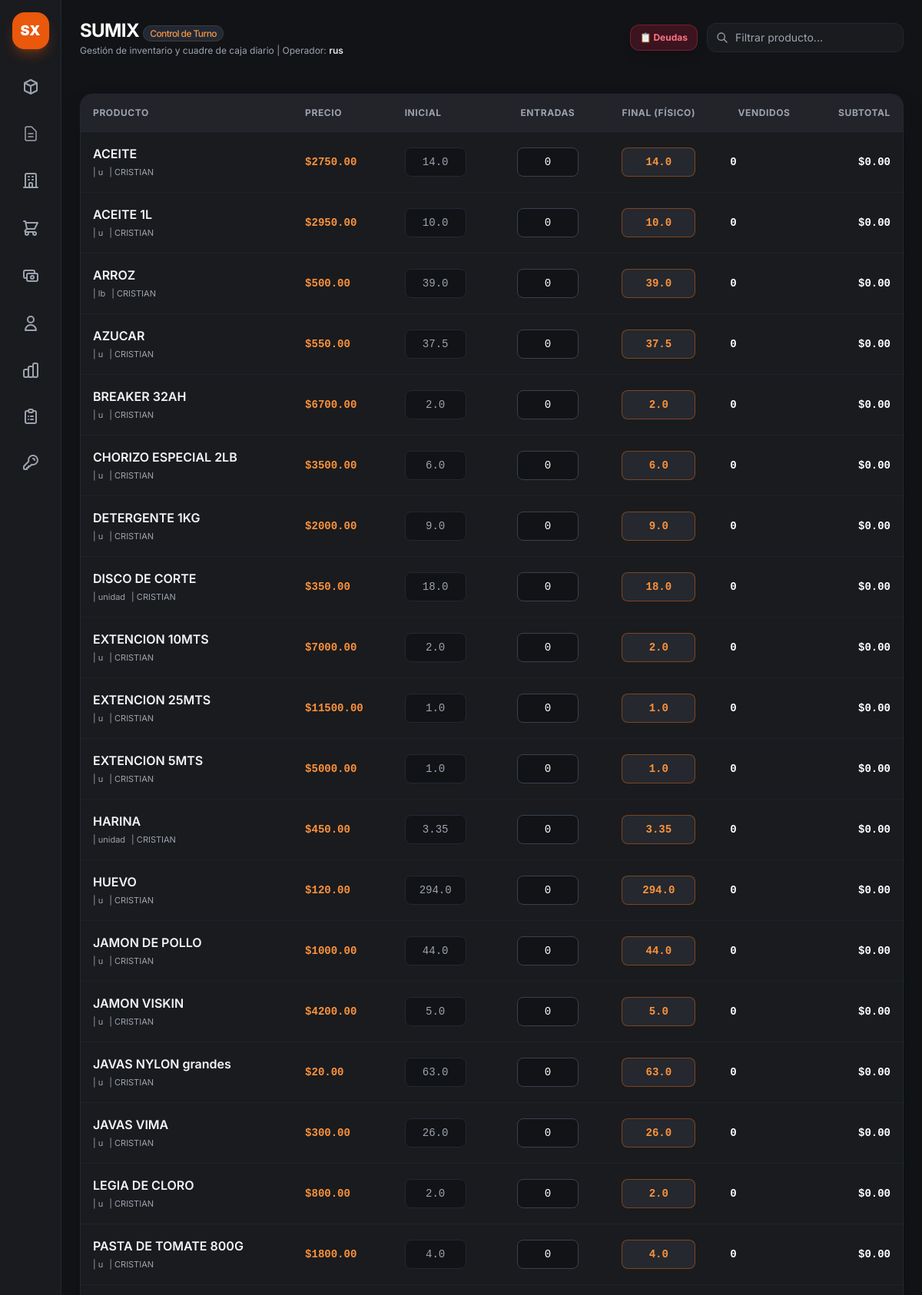
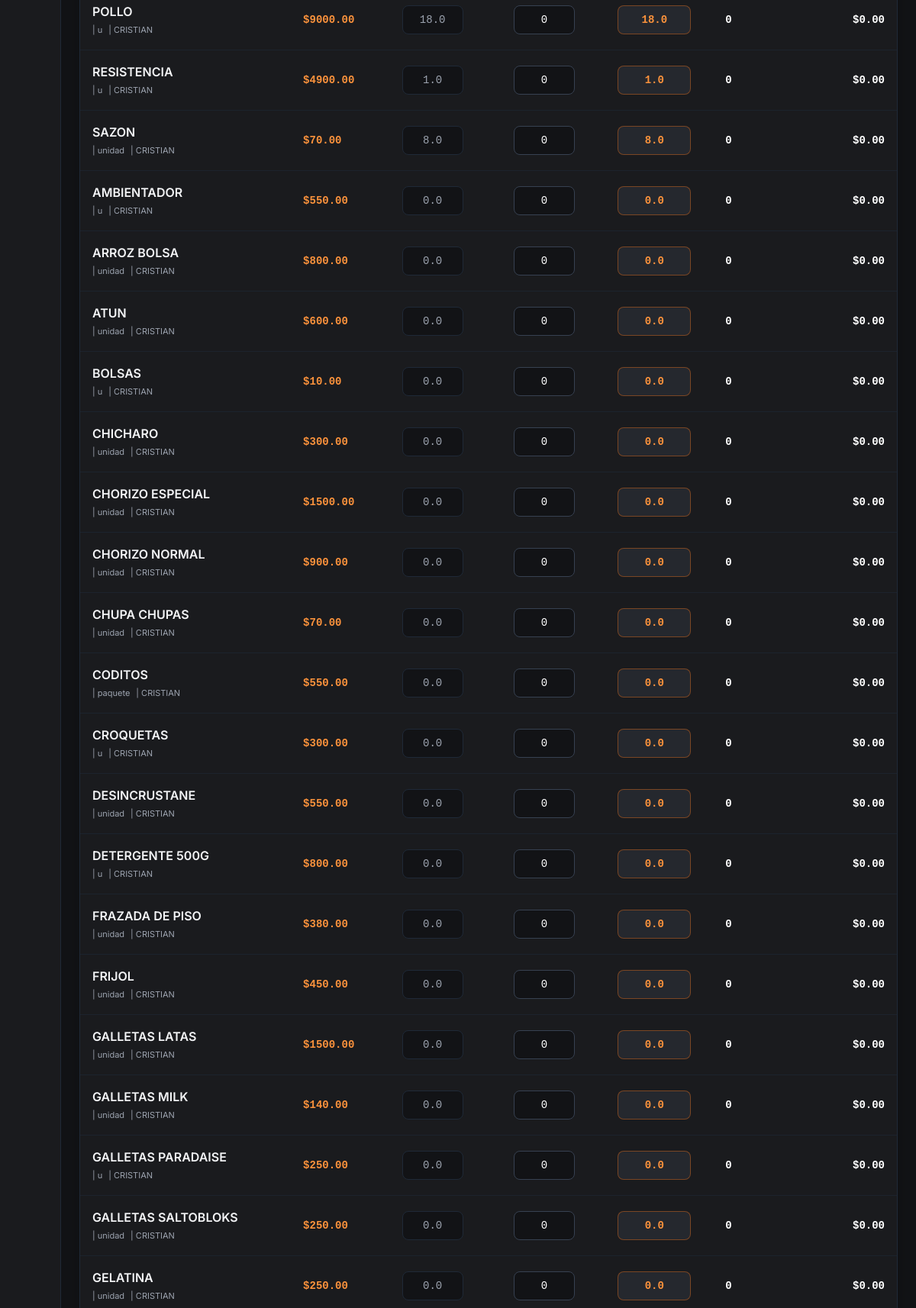
Screenshot of /cierre (signed in, upper part) with the database file from the repository (2 pictures, top to bottom).
### app.py (models this page shows, shortened)
class Usuario(db.Model):
    __tablename__ = 'usuarios'  # <-- ¡Aquí está la clave, en plural!
    id = db.Column(db.Integer, primary_key=True)
    username = db.Column(db.String(50), unique=True, nullable=False)
    password = db.Column(db.String(200), nullable=False)
    nombre = db.Column(db.String(100), nullable=False)
    rol = db.Column(db.String(50), nullable=False)  # <-- ¡Aquí está tu columna 'rol'!
    almacen_id = db.Column(db.Integer, db.ForeignKey('almacenes.id'), nullable=True)
    almacen = db.relationship('Almacen', backref='usuarios')

class Producto(db.Model):
    __tablename__ = 'productos'
    id = db.Column(db.Integer, primary_key=True)
    codigo = db.Column(db.String(50), nullable=True)
    nombre = db.Column(db.String(100), nullable=False)
    unidad_medida = db.Column(db.String(20), default='unidad')
    propietario_id = db.Column(db.Integer, db.ForeignKey('propietarios.id'), nullable=True)
    precio_costo = db.Column(db.Float, default=0.0)
    precio_venta = db.Column(db.Float, default=0.0)
    fecha_vencimiento = db.Column(db.Date, nullable=True)
    proveedor_id = db.Column(db.Integer, db.ForeignKey('proveedores.id'), nullable=True)
    proveedor = db.relationship('Proveedor', backref=db.backref('productos', lazy=True))
    estado_pago = db.Column(db.String(20), default="Pagado")
    monto_pendiente = db.Column(db.Float, default=0.0)
    fecha_creacion = db.Column(db.DateTime, default=datetime.utcnow)
    activo = db.Column(db.Boolean, default=True)
    stocks = db.relationship('StockAlmacen', backref='producto', cascade="all, delete-orphan", lazy=True)

class Propietario(db.Model):
    __tablename__ = 'propietarios'
    id = db.Column(db.Integer, primary_key=True)
    nombre = db.Column(db.String(100), nullable=False, unique=True)
    descripcion = db.Column(db.String(200))
    productos = db.relationship('Producto', backref='propietario', lazy=True)

### app.py (the view)
@app.route('/cierre')
def vista_cierre():
    username = session.get('user')
    usuario_actual = Usuario.query.filter_by(username=username).first()
    if not usuario_actual:
        return redirect(url_for('login'))
    almacen_id = usuario_actual.almacen_id
    productos = Producto.query.filter(or_(Producto.activo == True, Producto.activo.is_(None))).all()
    for prod in productos:
        stock_alm = StockAlmacen.query.filter_by(
            producto_id=prod.id,
            almacen_id=almacen_id
        ).first()
        cantidad_actual = stock_alm.cantidad if stock_alm else 0.0
        prod.stock_en_almacen = cantidad_actual
        prod.stock_final_inicial = cantidad_actual
    productos.sort(key=lambda p: (p.stock_en_almacen <= 0, p.nombre.lower()))
    hoy = date.today()
    deudas_pendientes = DeudaCierre.query.filter(
        DeudaCierre.estado == 'pendiente',
        func.date(DeudaCierre.fecha) == hoy
    ).all()
    total_deudas_dia = sum(d.subtotal for d in deudas_pendientes if d.subtotal)
    return render_template('cierre.html', productos=productos, total_deudas_dia=total_deudas_dia)

### app.py (called while the page is built)
@app.context_processor
def inject_today():
    return {'hoy': date.today()}

### templates/cierre.html (shortened to what this page needs)
{% extends "base.html" %}
{% block content %}
<main class="flex-1 flex flex-col min-w-0 overflow-y-auto">
    <header class="p-3 sm:p-6 pb-2 flex flex-col sm:flex-row sm:items-center justify-between gap-3">
        <div>
            <h1 class="text-xl sm:text-2xl font-bold text-white tracking-tight">SUMIX <span
                    class="text-xs font-medium px-2 py-0.5 rounded-full bg-gray-800 text-orange-400 border border-orange-500/20">Control
                    de Turno</span></h1>
            <p class="text-xs text-gray-400 mt-0.5">
                Gestión de inventario y cuadre de caja diario
                {% if session.get('user') %}
                    | Operador: <span class="text-gray-200 font-semibold">{{ session.get('user') }}</span>
                {% endif %}
            </p>
        </div>
        <div class="flex items-center gap-2 sm:gap-3 w-full sm:w-auto">
            <a href="{{ url_for('vista_deudas') }}"
              target="_blank" class="px-3 py-2 bg-rose-600/20 hover:bg-rose-600 text-rose-400 hover:text-white border border-rose-500/30 font-bold rounded-xl transition text-xs flex items-center justify-center gap-1.5 shadow-lg shrink-0">
                <span>📋 Deudas</span>
            </a>
            <div class="relative flex-1 sm:w-64">
                <svg class="w-4 h-4 absolute left-3 top-1/2 -translate-y-1/2 text-gray-400" fill="none"
                    stroke="currentColor" viewBox="0 0 24 24">
                    <path stroke-linecap="round" stroke-linejoin="round" stroke-width="2"
                        d="M21 21l-6-6m2-5a7 7 0 11-14 0 7 7 0 0114 0z" />
                </svg>
                <input type="text" id="buscador" placeholder="Filtrar producto..." onkeyup="filtrarProductos()"
                    class="w-full bg-[#1a1b1e] border border-gray-800 rounded-xl pl-9 pr-3 py-2 text-xs sm:text-sm text-gray-200 focus:outline-none focus:border-orange-500/50 transition">
            </div>
        </div>
    </header>
    <section class="p-2 sm:p-6 flex-1 space-y-4">
        <div class="bg-[#1a1b1e] border border-gray-800 rounded-2xl overflow-hidden shadow-2xl">
            <div class="overflow-x-auto">
                <table class="w-full text-left border-collapse">
                    <thead>
                        <tr class="border-b border-gray-800 text-[11px] sm:text-xs font-semibold text-gray-400 uppercase tracking-wider bg-[#222429]">
                            <th class="p-2.5 sm:p-4">Producto</th>
                            <th class="p-2.5 sm:p-4 hidden md:table-cell">Precio</th>
                            <th class="p-2.5 sm:p-4 hidden md:table-cell">Inicial</th>
                            <th class="p-2.5 sm:p-4 text-center">Entradas</th>
                            <th class="p-2.5 sm:p-4 text-center">Final (Físico)</th>
                            <th class="p-2.5 sm:p-4 text-center">Vendidos</th>
                            <th class="p-2.5 sm:p-4 text-right">Subtotal</th>
                        </tr>
                    </thead>
                    <tbody class="divide-y divide-gray-800/60 text-xs sm:text-sm" id="tabla-productos">
                        {% for p in productos %}
                        <tr class="fila-producto hover:bg-gray-800/30 transition-colors" data-id="{{ p.id }}"
                            data-precio="{{ p.precio_venta }}"
                            data-propietario-id="{{ p.propietario.id if p.propietario else 0 }}"
                            data-propietario-nombre="{{ p.propietario.nombre if p.propietario else '' }}">
                            <td class="p-2.5 sm:p-4 font-medium text-white nombre-prod">
                                <div class="font-semibold text-sm sm:text-base text-gray-100">{{ p.nombre }}</div>
                                <div class="text-[11px] text-gray-400 mt-0.5 font-normal flex flex-wrap gap-x-2 gap-y-0.5">
                                    <span class="hidden sm:inline">| {{ p.unidad_medida }}</span>
                                    <span>| {{ p.propietario.nombre if p.propietario else 'Sin Prop.' }}</span>
                                </div>
                            </td>
                            <td class="p-2.5 sm:p-4 font-mono text-orange-400 font-semibold hidden md:table-cell">
                                ${{ "%.2f"|format(p.precio_venta) }}
                            </td>
                            <td class="p-2.5 sm:p-4 hidden md:table-cell">
                                <input type="number" step="any"
                                    class="stock-inicial w-16 sm:w-20 bg-[#121316] border border-gray-800 rounded-lg p-2 text-gray-400 text-center font-mono cursor-not-allowed"
                                    value="{{ p.stock_en_almacen }}" readonly>
                            </td>
                            <td class="p-2 sm:p-4 text-center">
                                <input type="number" step="any" min="0"
                                    class="entradas w-14 sm:w-20 bg-[#121316] border border-gray-700 rounded-lg p-1.5 sm:p-2 text-white text-center font-mono focus:border-orange-500 focus:outline-none"
                                    value="0" oninput="calcular()">
                            </td>
                            <td class="p-2 sm:p-4 text-center">
                                <input type="number" step="any" min="0"
                                    class="stock-final w-16 sm:w-24 bg-[#25282e] border border-orange-500/40 text-orange-400 font-bold rounded-lg p-1.5 sm:p-2 text-center font-mono focus:border-orange-500 focus:outline-none focus:ring-1 focus:ring-orange-500"
                                    value="{{ p.stock_final_inicial }}" oninput="calcular()">
                            </td>
                            <td class="p-2 sm:p-4 font-bold text-white font-mono text-center vendidos">0</td>
                            <td class="p-2.5 sm:p-4 font-bold text-right text-white font-mono subtotal">$0.00</td>
                        </tr>
                        {% endfor %}
                    </tbody>
                </table>
            </div>
        </div>
    </section>
</main>
{% endblock %}

### static/css/style.css (style rules this page uses)
body { font-family: 'Inter', sans-serif; }
input[type=number] { -moz-appearance: textfield; }

### rows the page displays
Usuario: get "rus"
Producto: nombre "ACEITE", unidad_medida "u", propietario "CRISTIAN", precio_venta "2750.00", stock_en_almacen "14.0", stock_final_inicial "14.0"
Producto: nombre "ACEITE 1L", unidad_medida "u", propietario "CRISTIAN", precio_venta "2950.00", stock_en_almacen "10.0", stock_final_inicial "10.0"
Producto: nombre "ARROZ", unidad_medida "lb", propietario "CRISTIAN", precio_venta "500.00", stock_en_almacen "39.0", stock_final_inicial "39.0"
Producto: nombre "AZUCAR", unidad_medida "u", propietario "CRISTIAN", precio_venta "550.00", stock_en_almacen "37.5", stock_final_inicial "37.5"
Producto: nombre "BREAKER 32AH", unidad_medida "u", propietario "CRISTIAN", precio_venta "6700.00", stock_en_almacen "2.0", stock_final_inicial "2.0"
Producto: nombre "CHORIZO ESPECIAL 2LB", unidad_medida "u", propietario "CRISTIAN", precio_venta "3500.00", stock_en_almacen "6.0", stock_final_inicial "6.0"
Producto: nombre "DETERGENTE 1KG", unidad_medida "u", propietario "CRISTIAN", precio_venta "2000.00", stock_en_almacen "9.0", stock_final_inicial "9.0"
Producto: nombre "DISCO DE CORTE", unidad_medida "unidad", propietario "CRISTIAN", precio_venta "350.00", stock_en_almacen "18.0", stock_final_inicial "18.0"
Producto: nombre "EXTENCION 10MTS", unidad_medida "u", propietario "CRISTIAN", precio_venta "7000.00", stock_en_almacen "2.0", stock_final_inicial "2.0"
Producto: nombre "EXTENCION 25MTS", unidad_medida "u", propietario "CRISTIAN", precio_venta "11500.00", stock_en_almacen "1.0", stock_final_inicial "1.0"
Producto: nombre "EXTENCION 5MTS", unidad_medida "u", propietario "CRISTIAN", precio_venta "5000.00", stock_en_almacen "1.0", stock_final_inicial "1.0"
Producto: nombre "HARINA", unidad_medida "unidad", propietario "CRISTIAN", precio_venta "450.00", stock_en_almacen "3.35", stock_final_inicial "3.35"
Producto: nombre "HUEVO", unidad_medida "u", propietario "CRISTIAN", precio_venta "120.00", stock_en_almacen "294.0", stock_final_inicial "294.0"
Producto: nombre "JAMON DE POLLO", unidad_medida "u", propietario "CRISTIAN", precio_venta "1000.00", stock_en_almacen "44.0", stock_final_inicial "44.0"
Producto: nombre "JAMON VISKIN", unidad_medida "u", propietario "CRISTIAN", precio_venta "4200.00", stock_en_almacen "5.0", stock_final_inicial "5.0"
Producto: nombre "JAVAS NYLON grandes", unidad_medida "u", propietario "CRISTIAN", precio_venta "20.00", stock_en_almacen "63.0", stock_final_inicial "63.0"
Producto: nombre "JAVAS VIMA", unidad_medida "u", propietario "CRISTIAN", precio_venta "300.00", stock_en_almacen "26.0", stock_final_inicial "26.0"
Producto: nombre "LEGIA DE CLORO", unidad_medida "u", propietario "CRISTIAN", precio_venta "800.00", stock_en_almacen "2.0", stock_final_inicial "2.0"
Producto: nombre "PASTA DE TOMATE 800G", unidad_medida "u", propietario "CRISTIAN", precio_venta "1800.00", stock_en_almacen "4.0", stock_final_inicial "4.0"
Producto: nombre "POLLO", unidad_medida "u", propietario "CRISTIAN", precio_venta "9000.00", stock_en_almacen "18.0", stock_final_inicial "18.0"
Producto: nombre "RESISTENCIA", unidad_medida "u", propietario "CRISTIAN", precio_venta "4900.00", stock_en_almacen "1.0", stock_final_inicial "1.0"
Producto: nombre "SAZON", unidad_medida "unidad", propietario "CRISTIAN", precio_venta "70.00", stock_en_almacen "8.0", stock_final_inicial "8.0"
Producto: nombre "AMBIENTADOR", unidad_medida "u", propietario "CRISTIAN", precio_venta "550.00", stock_en_almacen "0.0", stock_final_inicial "0.0"
Producto: nombre "ARROZ BOLSA", unidad_medida "unidad", propietario "CRISTIAN", precio_venta "800.00", stock_en_almacen "0.0", stock_final_inicial "0.0"
Producto: nombre "ATUN", unidad_medida "unidad", propietario "CRISTIAN", precio_venta "600.00", stock_en_almacen "0.0", stock_final_inicial "0.0"
Producto: nombre "BOLSAS", unidad_medida "u", propietario "CRISTIAN", precio_venta "10.00", stock_en_almacen "0.0", stock_final_inicial "0.0"
Producto: nombre "CHICHARO", unidad_medida "unidad", propietario "CRISTIAN", precio_venta "300.00", stock_en_almacen "0.0", stock_final_inicial "0.0"
Producto: nombre "CHORIZO ESPECIAL", unidad_medida "unidad", propietario "CRISTIAN", precio_venta "1500.00", stock_en_almacen "0.0", stock_final_inicial "0.0"
Producto: nombre "CHORIZO NORMAL", unidad_medida "unidad", propietario "CRISTIAN", precio_venta "900.00", stock_en_almacen "0.0", stock_final_inicial "0.0"
Producto: nombre "CHUPA CHUPAS", unidad_medida "unidad", propietario "CRISTIAN", precio_venta "70.00", stock_en_almacen "0.0", stock_final_inicial "0.0"
Producto: nombre "CODITOS", unidad_medida "paquete", propietario "CRISTIAN", precio_venta "550.00", stock_en_almacen "0.0", stock_final_inicial "0.0"
Producto: nombre "CROQUETAS", unidad_medida "u", propietario "CRISTIAN", precio_venta "300.00", stock_en_almacen "0.0", stock_final_inicial "0.0"
Producto: nombre "DESINCRUSTANE", unidad_medida "unidad", propietario "CRISTIAN", precio_venta "550.00", stock_en_almacen "0.0", stock_final_inicial "0.0"
Producto: nombre "DETERGENTE 500G", unidad_medida "u", propietario "CRISTIAN", precio_venta "800.00", stock_en_almacen "0.0", stock_final_inicial "0.0"
Producto: nombre "FRAZADA DE PISO", unidad_medida "unidad", propietario "CRISTIAN", precio_venta "380.00", stock_en_almacen "0.0", stock_final_inicial "0.0"
Producto: nombre "FRIJOL", unidad_medida "unidad", propietario "CRISTIAN", precio_venta "450.00", stock_en_almacen "0.0", stock_final_inicial "0.0"
Producto: nombre "GALLETAS LATAS", unidad_medida "unidad", propietario "CRISTIAN", precio_venta "1500.00", stock_en_almacen "0.0", stock_final_inicial "0.0"
Producto: nombre "GALLETAS MILK", unidad_medida "unidad", propietario "CRISTIAN", precio_venta "140.00", stock_en_almacen "0.0", stock_final_inicial "0.0"
Producto: nombre "GALLETAS PARADAISE", unidad_medida "u", propietario "CRISTIAN", precio_venta "250.00", stock_en_almacen "0.0", stock_final_inicial "0.0"
Producto: nombre "GALLETAS SALTOBLOKS", unidad_medida "unidad", propietario "CRISTIAN", precio_venta "250.00", stock_en_almacen "0.0", stock_final_inicial "0.0"
Producto: nombre "GELATINA", unidad_medida "unidad", propietario "CRISTIAN", precio_venta "250.00", stock_en_almacen "0.0", stock_final_inicial "0.0"
